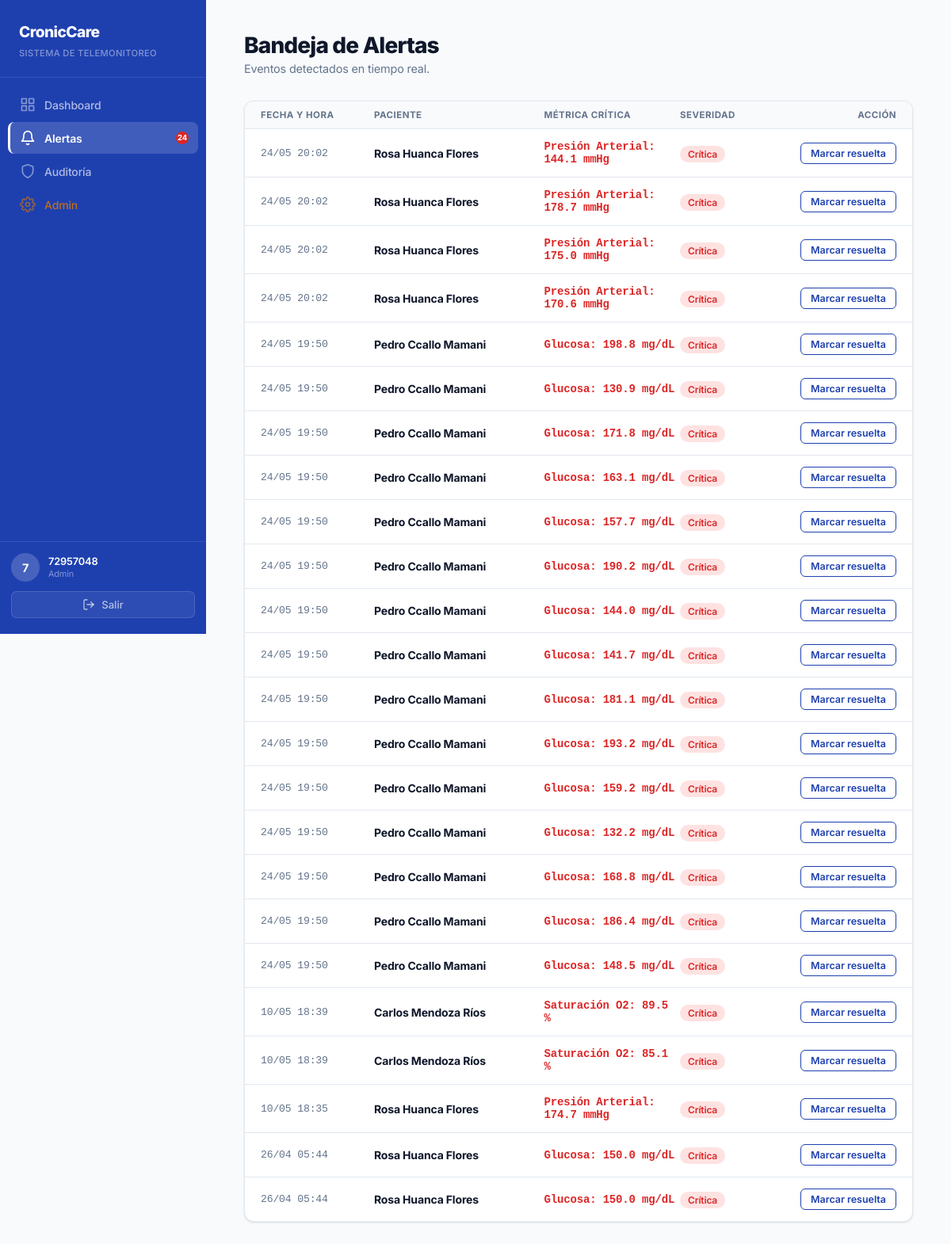
Screenshot of /alertas/ (signed in) with the database file from the repository.
### core/models.py (models this page shows, shortened)
class Alerta(models.Model):
    CRITICIDAD = [
        ('critica',  'Crítica'),
        ('moderada', 'Moderada'),
        ('leve',     'Leve'),
    ]
    paciente   = models.ForeignKey(Paciente, on_delete=models.CASCADE)
    metrica    = models.ForeignKey(Metrica, on_delete=models.SET_NULL, null=True, related_name='alertas')
    mensaje    = models.TextField()
    criticidad = models.CharField(max_length=20, choices=CRITICIDAD)
    resuelta   = models.BooleanField(default=False)
    fecha      = models.DateTimeField(auto_now_add=True)

class Paciente(models.Model):
    ENFERMEDADES = [
        ('diabetes_t2', 'Diabetes Tipo 2'),
        ('hipertension', 'Hipertensión Arterial'),
        ('asma', 'Asma'),
    ]
    user = models.OneToOneField(
        User, on_delete=models.SET_NULL,
        null=True, blank=True, related_name='paciente'
    )
    nombre = models.CharField(max_length=100)
    dni = models.CharField(max_length=8, unique=True)
    enfermedad = models.CharField(max_length=100, choices=ENFERMEDADES)
    fecha_registro = models.DateTimeField(auto_now_add=True)

class Metrica(models.Model):
    TIPOS = [
        ('glucosa',    'Glucosa'),
        ('presion',    'Presión Arterial'),
        ('saturacion', 'Saturación O2'),
        ('frecuencia', 'Frecuencia Cardíaca'),
    ]
    paciente = models.ForeignKey(Paciente, on_delete=models.CASCADE, related_name='metricas')
    tipo     = models.CharField(max_length=50, choices=TIPOS)
    valor    = models.FloatField()
    alerta   = models.BooleanField(default=False)
    fecha    = models.DateTimeField(auto_now_add=True)

### core/views.py (the view)
# urls.py: path('alertas/', views.bandeja_alertas, name='alertas'),
@login_required
@medico_required
def bandeja_alertas(request):
    alertas_raw = Alerta.objects.filter(
        resuelta=False
    ).select_related('paciente', 'metrica').order_by('-fecha')
    alertas_formateadas = []
    for a in alertas_raw:
        valor_str = f"{float(a.metrica.valor):.1f}" if a.metrica else None
        alertas_formateadas.append({
            'alerta': a,
            'valor_str': valor_str,
            'fecha_str': a.fecha.strftime('%d/%m %H:%M'),
        })
    return render(request, 'core/alertas.html', {'alertas': alertas_formateadas})

### core/context_processors.py (called while the page is built)
def alertas_pendientes(request):
    if not request.user.is_authenticated:
        return {
            'total_alertas_pendientes': 0,
            'alertas_recientes': [],
        }
    alertas = Alerta.objects.filter(
        resuelta=False,
        criticidad='critica',
    ).select_related('paciente', 'metrica').order_by('-fecha')
    alertas_data = []
    for alerta in alertas[:3]:
        alertas_data.append({
            'alerta': alerta,
            'valor_str': f"{float(alerta.metrica.valor):.1f}" if alerta.metrica else None,
        })
    return {
        'total_alertas_pendientes': alertas.count(),
        'alertas_recientes': alertas_data,
    }

### core/views.py (called while the page is built)
def es_medico(user):
    return user.groups.filter(name='Medico').exists() or user.is_superuser

### core/templates/core/alertas.html (shortened to what this page needs)
{% extends 'core/base.html' %}
{% block content %}
<div class="container">
  <header style="margin-bottom: 32px;">
    <h1 style="font-weight: 800; font-size: 1.75rem; letter-spacing: -0.03em; color: var(--text);">Bandeja de Alertas</h1>
    <p style="color: var(--muted); font-size: 0.9rem; margin-top: 4px;">Eventos detectados en tiempo real.</p>
  </header>
  <div class="card" style="padding: 0; overflow: hidden;">
    <div class="table-header" style="grid-template-columns: 1fr 1.5fr 1.2fr 1fr 130px;">
      <div>Fecha y Hora</div>
      <div>Paciente</div>
      <div>Métrica Crítica</div>
      <div>Severidad</div>
      <div style="text-align: right;">Acción</div>
    </div>
    <div id="tabla-alertas">
    {% for item in alertas %}
    <div id="alerta-{{ item.alerta.id }}" class="table-row" style="grid-template-columns: 1fr 1.5fr 1.2fr 1fr 130px;">
      <div style="font-family: monospace; font-size: 0.82rem; color: var(--muted);">{{ item.fecha_str }}</div>
      <div style="font-weight: 700;">
        <a href="{% url 'detalle_paciente' item.alerta.paciente.id %}"
           style="color: var(--text); text-decoration: none; transition: color 0.2s;"
           onmouseover="this.style.color='var(--primary)'"
           onmouseout="this.style.color='var(--text)'">
          {{ item.alerta.paciente.nombre }}
        </a>
      </div>
      <div style="font-family: monospace; font-weight: 600; color: var(--alert);">
        {% if item.alerta.metrica %}
          {{ item.alerta.metrica.get_tipo_display }}: {{ item.valor_str }}
          {% if item.alerta.metrica.tipo == 'glucosa' %}mg/dL
          {% elif item.alerta.metrica.tipo == 'presion' %}mmHg
          {% elif item.alerta.metrica.tipo == 'saturacion' %}%
          {% elif item.alerta.metrica.tipo == 'frecuencia' %}lpm
          {% endif %}
        {% else %}—{% endif %}
      </div>
      <div>
        {% if item.alerta.criticidad == 'critica' %}
        <span class="badge-alert">{{ item.alerta.get_criticidad_display }}</span>
        {% else %}
        <span class="badge-warning">{{ item.alerta.get_criticidad_display }}</span>
        {% endif %}
      </div>
      <div style="text-align: right;">
        <button type="button" class="btn-outline btn-sm"
                onclick="resolverAlerta({{ item.alerta.id }})">
          Marcar resuelta
        </button>
      </div>
    </div>
    {% endfor %}
    </div>
  </div>
</div>
{% endblock %}

### core/templates/core/base.html (shortened to what this page needs)
<!doctype html>
<html lang="es">
  <head>
  </head>
  <body>
    <aside class="sidebar" id="sidebar">
      <div class="sidebar-header">
        <span class="sidebar-logo">CronicCare</span>
        <span class="sidebar-subtitle">Sistema de Telemonitoreo</span>
      </div>
      <ul class="sidebar-nav">
        <li>
          <a
            href="{% url 'dashboard' %}"
            class="{% if request.resolver_match.url_name == 'dashboard' %}active{% endif %}"
          >
            <svg
              viewBox="0 0 24 24"
              fill="none"
              stroke="currentColor"
              stroke-width="2"
              stroke-linecap="round"
              stroke-linejoin="round"
            >
              <rect x="3" y="3" width="7" height="7" />
              <rect x="14" y="3" width="7" height="7" />
              <rect x="14" y="14" width="7" height="7" />
              <rect x="3" y="14" width="7" height="7" />
            </svg>
            Dashboard
          </a>
        </li>
        <li>
          <a
            href="{% url 'alertas' %}"
            class="{% if request.resolver_match.url_name == 'alertas' %}active{% endif %}"
          >
            <svg
              viewBox="0 0 24 24"
              fill="none"
              stroke="currentColor"
              stroke-width="2"
              stroke-linecap="round"
              stroke-linejoin="round"
            >
              <path d="M18 8A6 6 0 0 0 6 8c0 7-3 9-3 9h18s-3-2-3-9" />
              <path d="M13.73 21a2 2 0 0 1-3.46 0" />
            </svg>
            Alertas
            {% if total_alertas_pendientes > 0 %}
            <span class="nav-badge">{{ total_alertas_pendientes }}</span>
            {% endif %}
          </a>
        </li>
        {% if request.user.is_superuser or request.user.groups.all %}
        <li>
          <a
            href="{% url 'auditoria' %}"
            class="{% if request.resolver_match.url_name == 'auditoria' %}active{% endif %}"
          >
            <svg
              viewBox="0 0 24 24"
              fill="none"
              stroke="currentColor"
              stroke-width="2"
              stroke-linecap="round"
              stroke-linejoin="round"
            >
              <path d="M12 22s8-4 8-10V5l-8-3-8 3v7c0 6 8 10 8 10z" />
            </svg>
            Auditoría
          </a>
        </li>
        {% endif %} {% if request.user.is_superuser %}
        <li>
          <a href="/admin/" class="admin-link">
            Admin
          </a>
        </li>
        {% endif %}
      </ul>
      <div class="sidebar-footer">
        <div class="sidebar-user">
          <div class="user-avatar">
            {{ request.user.get_full_name|default:request.user.username|slice:":1" }}
          </div>
          <div class="user-info">
            <div class="user-name">
              <a href="{% url 'perfil_medico' %}" style="text-decoration: none; color: inherit;">
                {{ request.user.get_full_name|default:request.user.username }}
              </a>
            </div>
            <div class="user-role">
              {% if request.user.is_superuser %}Admin{% else %}Médico{% endif %}
            </div>
          </div>
        </div>
        <form method="POST" action="{% url 'logout' %}" style="margin: 0">
          <button type="submit" class="btn-logout">
            <svg
              width="16"
              height="16"
              viewBox="0 0 24 24"
              fill="none"
              stroke="currentColor"
              stroke-width="2"
              stroke-linecap="round"
              stroke-linejoin="round"
            >
              <path d="M9 21H5a2 2 0 0 1-2-2V5a2 2 0 0 1 2-2h4" />
              <polyline points="16 17 21 12 16 7" />
              <line x1="21" y1="12" x2="9" y2="12" />
            </svg>
            Salir
          </button>
        </form>
      </div>
    </aside>
    <main class="main-content">{% block content %}{% endblock %}</main>
  </body>
</html>

### rows the page displays
Alerta: fecha_str "24/05 20:02", alerta.paciente.nombre "Rosa Huanca Flores", alerta.metrica.tipo "Presión Arterial", valor_str "144.1", shows "mmHg", alerta.criticidad "Crítica"
Alerta: fecha_str "24/05 20:02", alerta.paciente.nombre "Rosa Huanca Flores", alerta.metrica.tipo "Presión Arterial", valor_str "178.7", shows "mmHg", alerta.criticidad "Crítica"
Alerta: fecha_str "24/05 20:02", alerta.paciente.nombre "Rosa Huanca Flores", alerta.metrica.tipo "Presión Arterial", valor_str "175.0", shows "mmHg", alerta.criticidad "Crítica"
Alerta: fecha_str "24/05 20:02", alerta.paciente.nombre "Rosa Huanca Flores", alerta.metrica.tipo "Presión Arterial", valor_str "170.6", shows "mmHg", alerta.criticidad "Crítica"
Alerta: fecha_str "24/05 19:50", alerta.paciente.nombre "Pedro Ccallo Mamani", alerta.metrica.tipo "Glucosa", valor_str "198.8", shows "mg/dL", alerta.criticidad "Crítica"
Alerta: fecha_str "24/05 19:50", alerta.paciente.nombre "Pedro Ccallo Mamani", alerta.metrica.tipo "Glucosa", valor_str "130.9", shows "mg/dL", alerta.criticidad "Crítica"
Alerta: fecha_str "24/05 19:50", alerta.paciente.nombre "Pedro Ccallo Mamani", alerta.metrica.tipo "Glucosa", valor_str "171.8", shows "mg/dL", alerta.criticidad "Crítica"
Alerta: fecha_str "24/05 19:50", alerta.paciente.nombre "Pedro Ccallo Mamani", alerta.metrica.tipo "Glucosa", valor_str "163.1", shows "mg/dL", alerta.criticidad "Crítica"
Alerta: fecha_str "24/05 19:50", alerta.paciente.nombre "Pedro Ccallo Mamani", alerta.metrica.tipo "Glucosa", valor_str "157.7", shows "mg/dL", alerta.criticidad "Crítica"
Alerta: fecha_str "24/05 19:50", alerta.paciente.nombre "Pedro Ccallo Mamani", alerta.metrica.tipo "Glucosa", valor_str "190.2", shows "mg/dL", alerta.criticidad "Crítica"
Alerta: fecha_str "24/05 19:50", alerta.paciente.nombre "Pedro Ccallo Mamani", alerta.metrica.tipo "Glucosa", valor_str "144.0", shows "mg/dL", alerta.criticidad "Crítica"
Alerta: fecha_str "24/05 19:50", alerta.paciente.nombre "Pedro Ccallo Mamani", alerta.metrica.tipo "Glucosa", valor_str "141.7", shows "mg/dL", alerta.criticidad "Crítica"
Alerta: fecha_str "24/05 19:50", alerta.paciente.nombre "Pedro Ccallo Mamani", alerta.metrica.tipo "Glucosa", valor_str "181.1", shows "mg/dL", alerta.criticidad "Crítica"
Alerta: fecha_str "24/05 19:50", alerta.paciente.nombre "Pedro Ccallo Mamani", alerta.metrica.tipo "Glucosa", valor_str "193.2", shows "mg/dL", alerta.criticidad "Crítica"
Alerta: fecha_str "24/05 19:50", alerta.paciente.nombre "Pedro Ccallo Mamani", alerta.metrica.tipo "Glucosa", valor_str "159.2", shows "mg/dL", alerta.criticidad "Crítica"
Alerta: fecha_str "24/05 19:50", alerta.paciente.nombre "Pedro Ccallo Mamani", alerta.metrica.tipo "Glucosa", valor_str "132.2", shows "mg/dL", alerta.criticidad "Crítica"
Alerta: fecha_str "24/05 19:50", alerta.paciente.nombre "Pedro Ccallo Mamani", alerta.metrica.tipo "Glucosa", valor_str "168.8", shows "mg/dL", alerta.criticidad "Crítica"
Alerta: fecha_str "24/05 19:50", alerta.paciente.nombre "Pedro Ccallo Mamani", alerta.metrica.tipo "Glucosa", valor_str "186.4", shows "mg/dL", alerta.criticidad "Crítica"
Alerta: fecha_str "24/05 19:50", alerta.paciente.nombre "Pedro Ccallo Mamani", alerta.metrica.tipo "Glucosa", valor_str "148.5", shows "mg/dL", alerta.criticidad "Crítica"
Alerta: fecha_str "10/05 18:39", alerta.paciente.nombre "Carlos Mendoza Ríos", alerta.metrica.tipo "Saturación O2", valor_str "89.5", alerta.criticidad "Crítica"
Alerta: fecha_str "10/05 18:39", alerta.paciente.nombre "Carlos Mendoza Ríos", alerta.metrica.tipo "Saturación O2", valor_str "85.1", alerta.criticidad "Crítica"
Alerta: fecha_str "10/05 18:35", alerta.paciente.nombre "Rosa Huanca Flores", alerta.metrica.tipo "Presión Arterial", valor_str "174.7", shows "mmHg", alerta.criticidad "Crítica"
Alerta: fecha_str "26/04 05:44", alerta.paciente.nombre "Rosa Huanca Flores", alerta.metrica.tipo "Glucosa", valor_str "150.0", shows "mg/dL", alerta.criticidad "Crítica"
Alerta: fecha_str "26/04 05:44", alerta.paciente.nombre "Rosa Huanca Flores", alerta.metrica.tipo "Glucosa", valor_str "150.0", shows "mg/dL", alerta.criticidad "Crítica"

### other values shown
{{ total_alertas_pendientes }} "24"
{{ request.user.get_full_name|default:request.user.username|slice:":1" }} "7"
{{ request.user.get_full_name|default:request.user.username }} "72957048"
